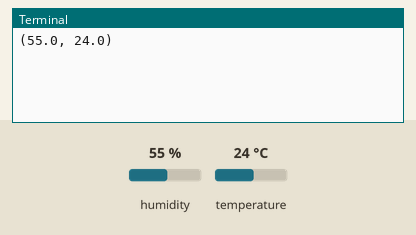
The program below on a simulated Raspberry Pi (BCM pin numbers). Parts: the last lines printed to the terminal. The test bench sets the inputs (shaded band); at power-on: humidity 55 %, temperature 24 °C.

Above: at 1.2 s.
1.3 s: humidity set to 22 %
At 6.4 s:
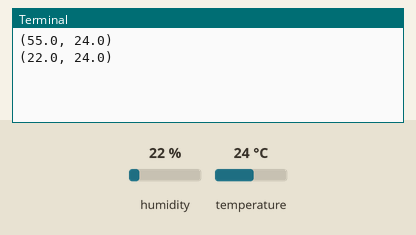
6.8 s: temperature set to 12 °C
At 10.9 s:
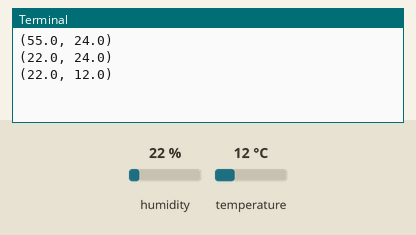
12.3 s: humidity set to 40 %
At 15.3 s:
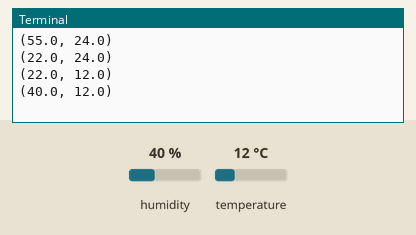
Timing chart, 0 to 16.8 s (numbered marks = the images above; inputs shaded):
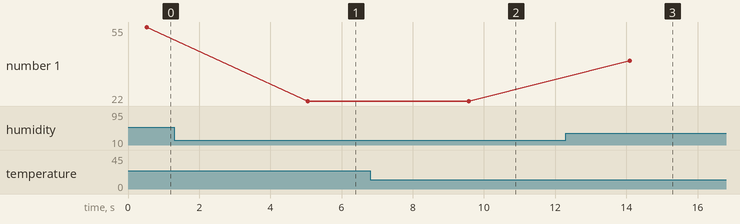

Measured:
- after the input at 1.3 s, the terminal: prints a new line after 3.8 s (image 1)
- after the input at 6.8 s, the terminal: prints a new line after 2.8 s (image 2)
- after the input at 12.3 s, the terminal: prints a new line after 1.8 s (image 3)
- plotted number 1: 55 → 22 after the input at 1.3 s, 22 → 40 after the input at 12.3 s

The program:

interfacing-dht11.py
```python
# sudo pip3 install Adafruit_DHT
# sudo python3 dht11-interfacing.py

import Adafruit_DHT
import time

k = None


while True:
  k = Adafruit_DHT.read_retry(Adafruit_DHT.DHT11, 21)
  print(k)
  time.sleep(4)
```
